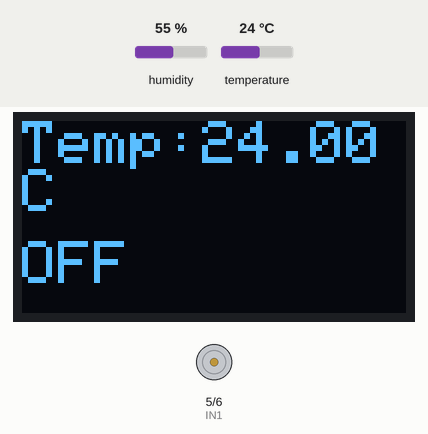
A sketch run on a simulated Arduino Uno, built with avr-gcc and run on an emulated ATmega328P. Parts: 128×64 one-colour display, motor-driver pin pairs drawn as motors (green arrow = first pin HIGH = forward, orange = second pin HIGH = backward, longer = more drive, scaled by the enable pin). The test bench sets the inputs (shaded band); at power-on: temperature 24 °C, humidity 55 %. What the sketch prints to the serial monitor is not drawn.

Above: at 3.2 s.
3.3 s: temperature set to 34 °C
At 5.5 s:
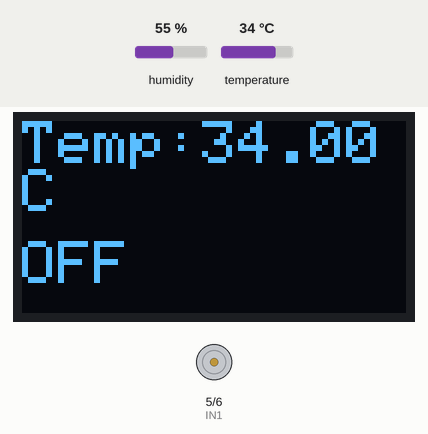
6.0 s: temperature set to 37 °C
At 6.5 s:
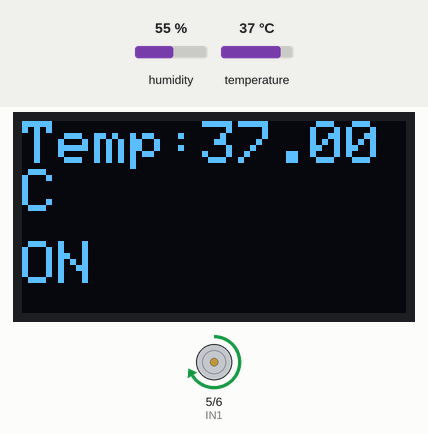
8.7 s: temperature set to 12 °C
At 11.0 s:
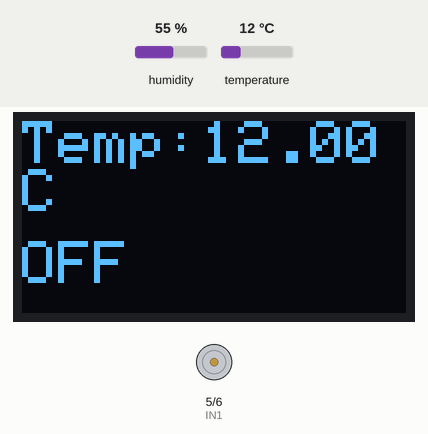
Timing chart, 0 to 12.5 s (numbered marks = the images above; inputs shaded):
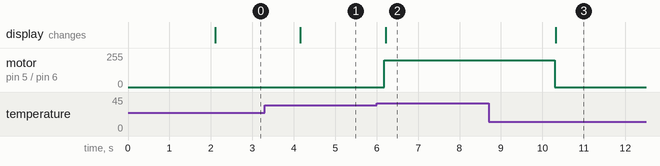

Measured:
- the behaviour switches between 35 and 36 °C on temperature (found by bisection; images 1 and 2)
- after the input at 3.3 s, the display: changes after 0.86 s (image 1)
- after the input at 6.0 s, motor on pin 5 (IN1) / pin 6 (IN2): stopped → forward 200/255 after 0.19 s; the display: changes after 0.21 s (image 2)
- after the input at 8.7 s, motor on pin 5 (IN1) / pin 6 (IN2): forward 200/255 → stopped after 1.6 s; the display: changes after 1.6 s (image 3)

The sketch:

liquidcooling.ino
```cpp
#include <SPI.h>
#include <Adafruit_GFX.h>
#include <Adafruit_SSD1306.h>
#include <DHT.h>

// OLED (SPI)
#define SCREEN_WIDTH 128
#define SCREEN_HEIGHT 64
#define OLED_DC 7
#define OLED_CS 10
#define OLED_RESET 8

Adafruit_SSD1306 display(SCREEN_WIDTH, SCREEN_HEIGHT, &SPI, OLED_DC, OLED_RESET, OLED_CS);

// DHT11
#define DHTPIN 2
#define DHTTYPE DHT11
DHT dht(DHTPIN, DHTTYPE);

// Motor (L298N)
#define IN1 5
#define IN2 6
#define ENA 9

void setup() {
  Serial.begin(9600);

  pinMode(IN1, OUTPUT);
  pinMode(IN2, OUTPUT);
  pinMode(ENA, OUTPUT);

  dht.begin();

  // OLED init
  if (!display.begin(SSD1306_SWITCHCAPVCC)) {
    Serial.println("OLED failed");
    while (1);
  }

  display.clearDisplay();
  display.setTextColor(WHITE);

  // Startup message
  display.setTextSize(2);
  display.setCursor(10, 20);
  display.println("STARTING");
  display.display();
  delay(2000);

  Serial.println("System Started...");
}

void loop() {
  float temp = dht.readTemperature();

  display.clearDisplay();

  // Sensor error check
  if (isnan(temp)) {
    Serial.println("DHT Error!");

    display.setTextSize(1);
    display.setCursor(0, 20);
    display.println("Sensor Error!");
    display.display();
    return;
  }

  // Serial output
  Serial.print("Temperature: ");
  Serial.print(temp);
  Serial.println(" C");

  // OLED - Temperature
  display.setTextSize(2);
  display.setCursor(0, 0);
  display.print("Temp:");
  display.print(temp);
  display.println("C");

  // Motor control (36°C condition)
  display.setTextSize(2);
  display.setCursor(0, 40);

  if (temp >= 36) {
    Serial.println("Cooling ON");

    digitalWrite(IN1, HIGH);
    digitalWrite(IN2, LOW);
    analogWrite(ENA, 200);

    display.println("ON");
  } else {
    Serial.println("Cooling OFF");

    digitalWrite(IN1, LOW);
    digitalWrite(IN2, LOW);
    analogWrite(ENA, 0);

    display.println("OFF");
  }

  display.display();

  delay(2000);
}
```
